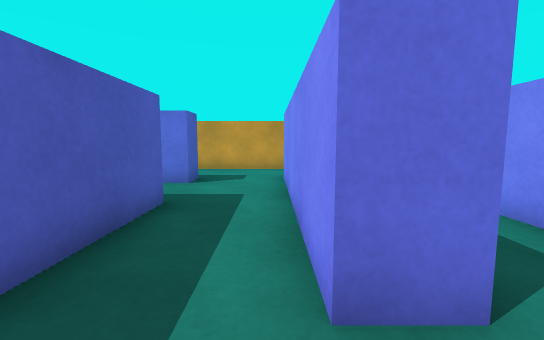
view 1 (above)

18 first-person views from a walk through a Unity game level. The camera is 0.58 m above the floor, tilts 6° down and sees 90° across. The floor is counted in squares, 0.5 m on a side. Each view is taken from the middle of a square. On the plan, view 1 faces up. The plan holds only what a view shows up to about 12 squares ahead; the rest is blank.

view 2
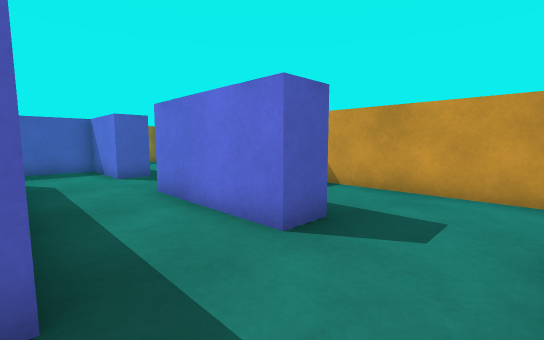

view 3
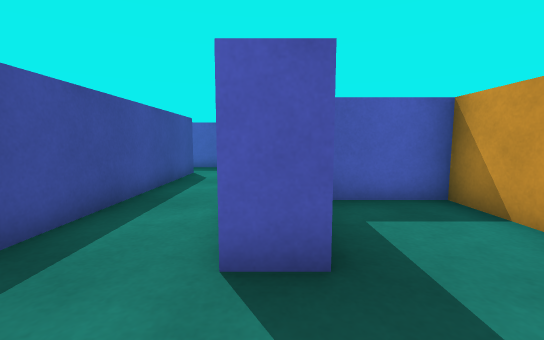

view 4
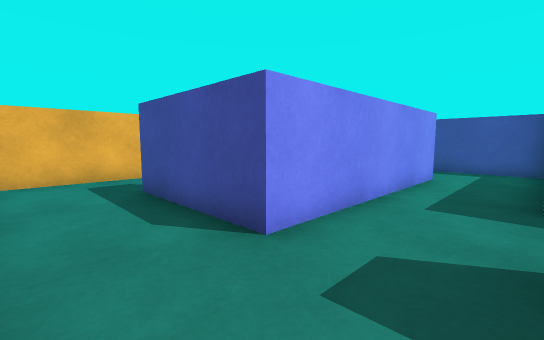

view 5
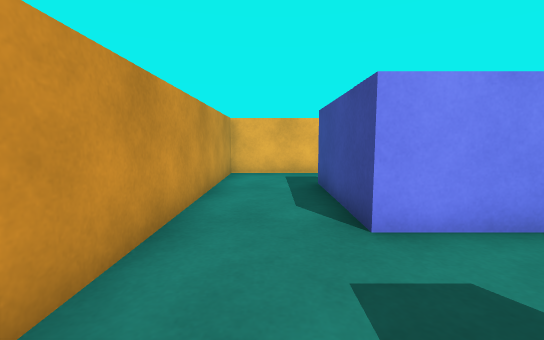

view 6
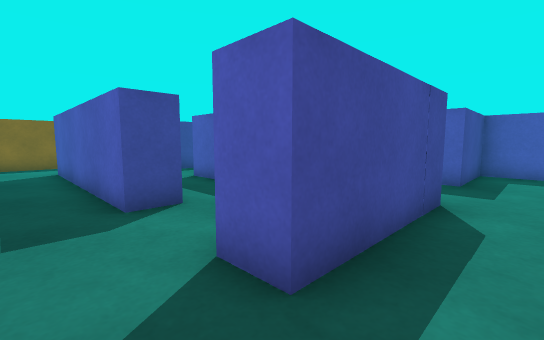

view 7
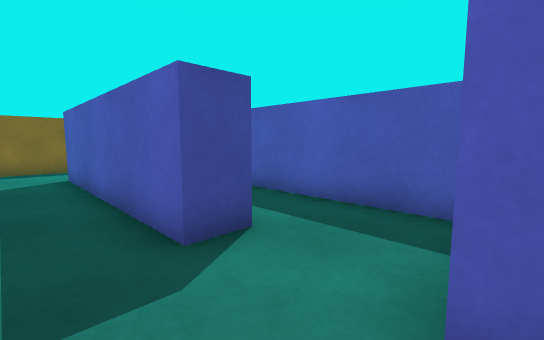

view 8
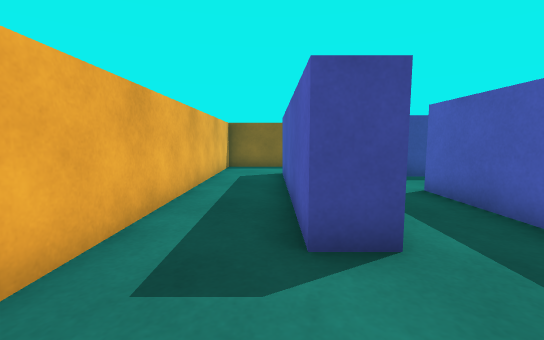

view 9
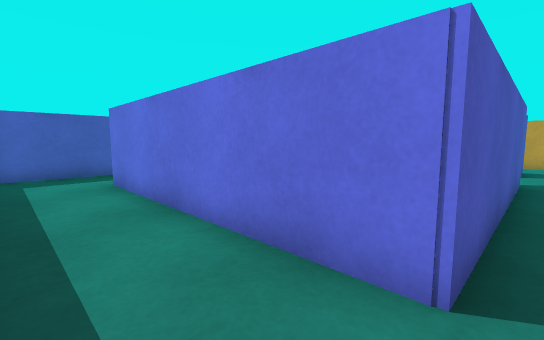

view 10
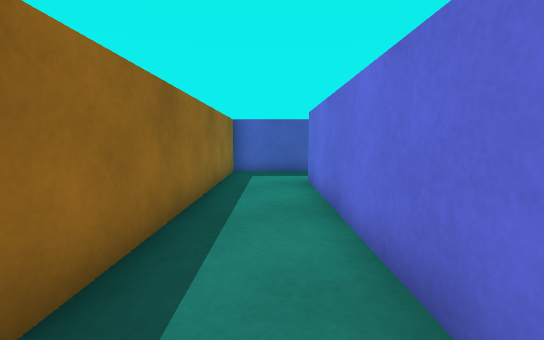

view 11
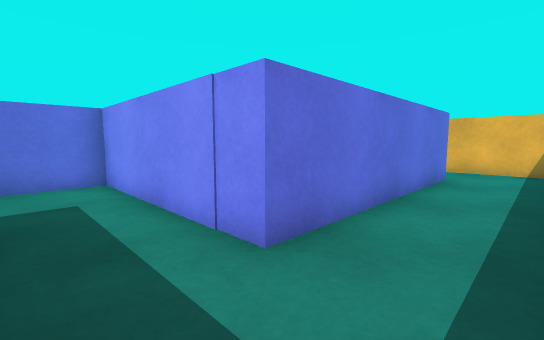

view 12
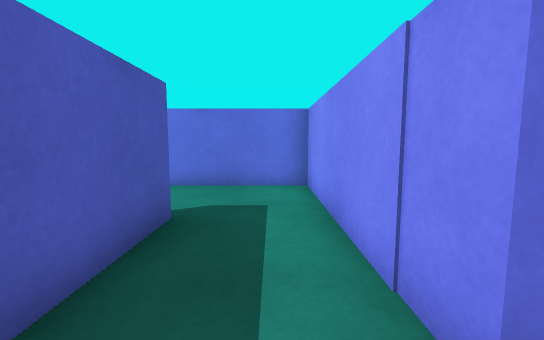

view 13
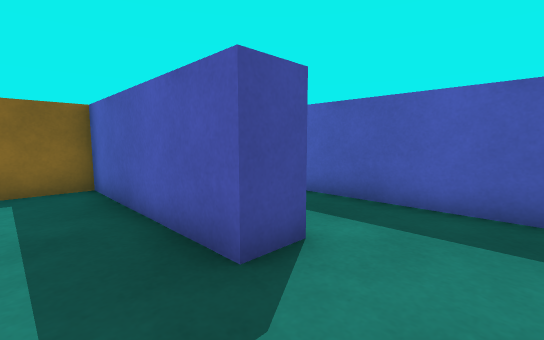

view 14
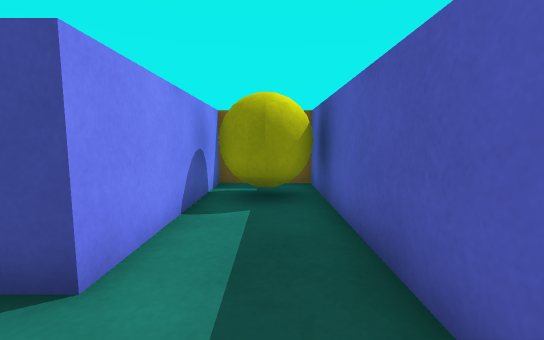

view 15
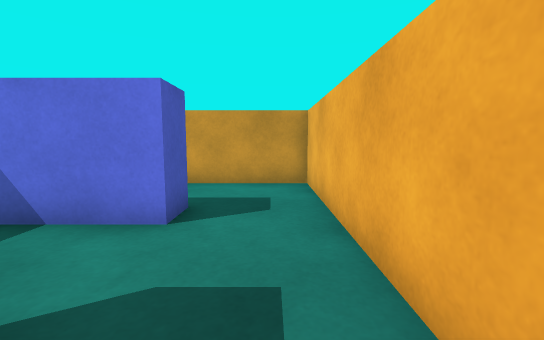

view 16
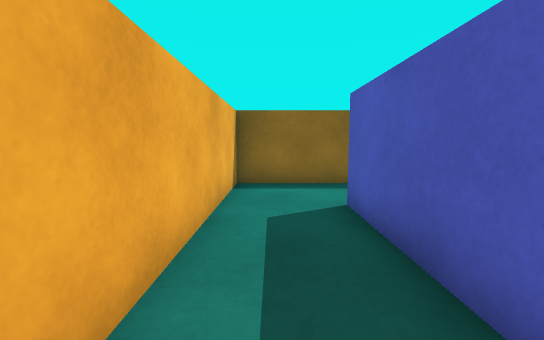

view 17
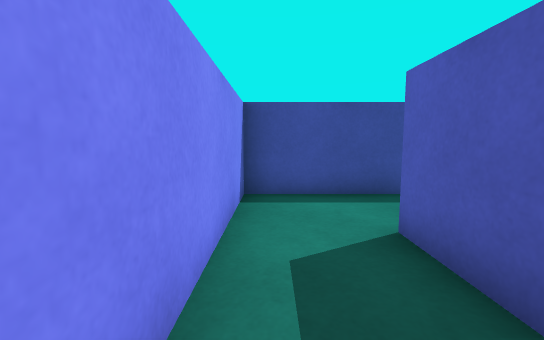

view 18
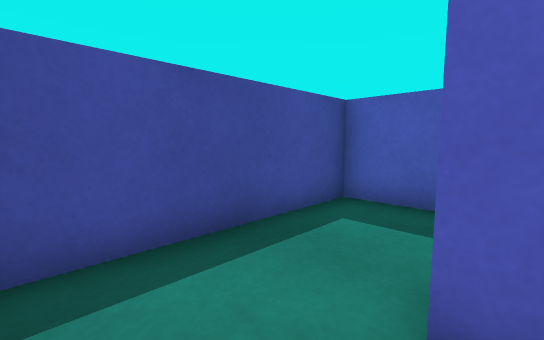

### Floor plan
Points are (right, up) in squares from view 1. A wall is a line through its corners. A room is listed if a view was taken in it or the views show most of it. See-through windows are left out.
Room 1 (views 1, 2, 3, 4, 5, 6)
walls: (-2.1, 5.1) (-2.1, -0.9) (0.4, -0.9); (-5.4, 7.5) (-6.4, 7.5); (0.4, 1.6) (0.4, 8.7) (4.6, 8.7); (-7.4, 5.2) (-2.8, 5.2); (7, 9.5) (7, 11.5) (-5.3, 11.5) (-5.3, 8.5)
ways out: opening at (5.5, 8.5) to room 2; opening at (1, 0.5) to room 4; opening at (-6.5, 6.5)
objects: other object (-5, 8) to (-2, 8)
Room 2 (views 7, 8, 9, 10, 11, 12, 13, 15, 16)
walls: (-6.5, 1) (-5.5, 1) (-5.5, -4.5) (7, -4.5) (7, 9.5); (3.5, 5.2) (4.6, 5.2) (4.6, -1.9) (-3, -1.9) (-3, 4.1) (-6.8, 4.1); (4.6, 8.7) (4.6, 7.7) (3.6, 7.7)
ways out: opening at (5.5, 8.5) to room 1; opening at (-6, 2.5) to room 3; opening at (4, 6.5) to room 4
Room 3 (view 14)
walls: (-6.5, -1.5) (-6.5, 1); (-9.1, 3.1) (-9.1, -4.5)
ways out: opening at (-6, 2.5) to room 2
objects: other object (-8, -4) to (-7, -2)
Room 4 (views 17, 18)
walls: (0.4, -0.9) (3.6, -0.9) (3.6, 4.5); (1.4, 7.2) (1.4, 1.6) (0.4, 1.6); (3.6, 7.7) (2.1, 7.7)
ways out: opening at (1, 0.5) to room 1; opening at (4, 6.5) to room 2

Where each view was taken, in squares from view 1:
view 1: 0 up, 0 right, facing up
view 2: 5 up, 0 right, facing up-left
view 3: 8 up, 0 right, facing left
view 4: 11 up, 2 left, facing down-right
view 5: 10 up, 3 left, facing right
view 6: 10 up, 6 right, facing down-left
view 7: 8 up, 6 right, facing down-left
view 8: 8 up, 5 right, facing down
view 9: 4 down, 5 right, facing up-left
view 10: 3 down, 5 right, facing left
view 11: 4 down, 5 left, facing up-right
view 12: 3 down, 4 left, facing up
view 13: 3 up, 4 left, facing down-left
view 14: 3 up, 8 left, facing down
view 15: 4 up, 6 right, facing up
view 16: 3 up, 6 right, facing down
view 17: 5 up, 3 right, facing down
view 18: 2 up, 3 right, facing down-left
